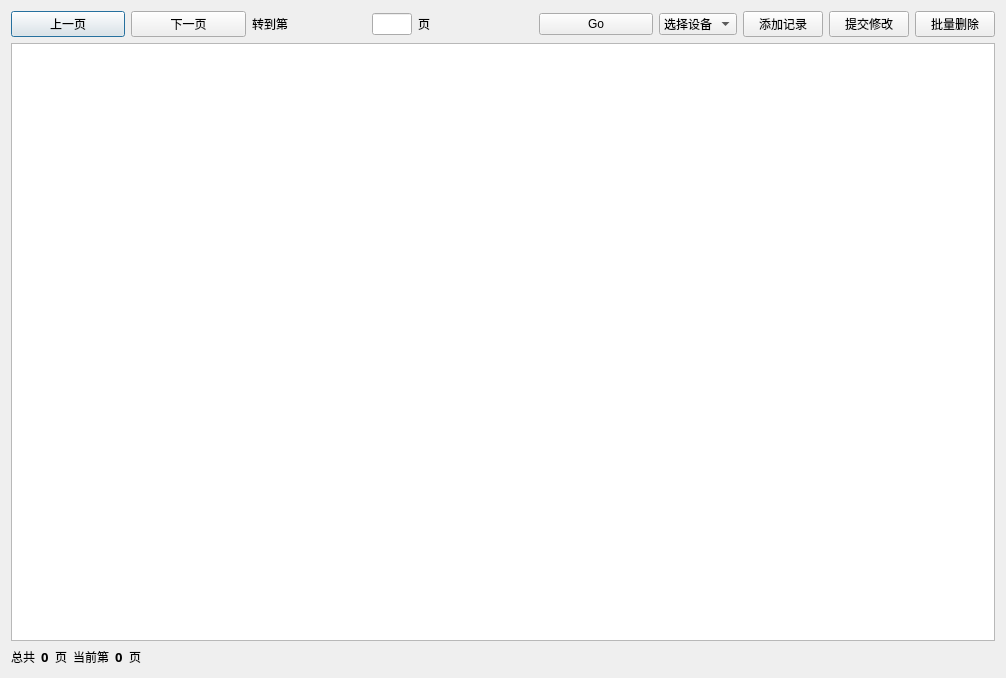
<?xml version="1.0" encoding="UTF-8"?>
<ui version="4.0">
 <class>manaMtDialog</class>
 <widget class="QDialog" name="manaMtDialog">
  <property name="geometry">
   <rect>
    <x>0</x>
    <y>0</y>
    <width>1006</width>
    <height>678</height>
   </rect>
  </property>
  <property name="windowTitle">
   <string>维修记录列表</string>
  </property>
  <layout class="QHBoxLayout" name="horizontalLayout_7">
   <item>
    <layout class="QVBoxLayout" name="verticalLayout">
     <item>
      <layout class="QHBoxLayout" name="horizontalLayout_3">
       <item>
        <layout class="QHBoxLayout" name="horizontalLayout">
         <item>
          <widget class="QPushButton" name="prevButton">
           <property name="text">
            <string>上一页</string>
           </property>
          </widget>
         </item>
         <item>
          <widget class="QPushButton" name="nextButton">
           <property name="text">
            <string>下一页</string>
           </property>
          </widget>
         </item>
         <item>
          <widget class="QLabel" name="switchPageLabel">
           <property name="text">
            <string>转到第</string>
           </property>
          </widget>
         </item>
         <item>
          <widget class="QLineEdit" name="switchPageLineEdit">
           <property name="minimumSize">
            <size>
             <width>40</width>
             <height>0</height>
            </size>
           </property>
           <property name="maximumSize">
            <size>
             <width>40</width>
             <height>16777215</height>
            </size>
           </property>
          </widget>
         </item>
         <item>
          <widget class="QLabel" name="pageLabel">
           <property name="text">
            <string>页</string>
           </property>
          </widget>
         </item>
         <item>
          <widget class="QPushButton" name="switchPageButton">
           <property name="text">
            <string>Go</string>
           </property>
          </widget>
         </item>
        </layout>
       </item>
       <item>
        <widget class="QComboBox" name="devComboBox">
         <item>
          <property name="text">
           <string>选择设备</string>
          </property>
         </item>
        </widget>
       </item>
       <item>
        <layout class="QHBoxLayout" name="horizontalLayout_2">
         <item>
          <widget class="QPushButton" name="addDataButton">
           <property name="text">
            <string>添加记录</string>
           </property>
          </widget>
         </item>
         <item>
          <widget class="QPushButton" name="updateButton">
           <property name="text">
            <string>提交修改</string>
           </property>
          </widget>
         </item>
         <item>
          <widget class="QPushButton" name="delBatchButton">
           <property name="text">
            <string>批量删除</string>
           </property>
          </widget>
         </item>
        </layout>
       </item>
      </layout>
     </item>
     <item>
      <widget class="QTableView" name="tableView"/>
     </item>
     <item>
      <layout class="QHBoxLayout" name="horizontalLayout_6">
       <item>
        <layout class="QHBoxLayout" name="horizontalLayout_4">
         <item>
          <widget class="QLabel" name="label_3">
           <property name="text">
            <string>总共</string>
           </property>
          </widget>
         </item>
         <item>
          <widget class="QLabel" name="totalPagesLabel">
           <property name="font">
            <font>
             <family>宋体</family>
             <pointsize>10</pointsize>
             <weight>75</weight>
             <bold>true</bold>
            </font>
           </property>
           <property name="text">
            <string>0</string>
           </property>
          </widget>
         </item>
         <item>
          <widget class="QLabel" name="pageLabel_2">
           <property name="text">
            <string>页</string>
           </property>
          </widget>
         </item>
        </layout>
       </item>
       <item>
        <layout class="QHBoxLayout" name="horizontalLayout_5">
         <item>
          <widget class="QLabel" name="label_6">
           <property name="text">
            <string>当前第</string>
           </property>
          </widget>
         </item>
         <item>
          <widget class="QLabel" name="currPageLabel">
           <property name="font">
            <font>
             <family>宋体</family>
             <pointsize>10</pointsize>
             <weight>75</weight>
             <bold>true</bold>
            </font>
           </property>
           <property name="text">
            <string>0</string>
           </property>
          </widget>
         </item>
         <item>
          <widget class="QLabel" name="pageLabel_3">
           <property name="text">
            <string>页</string>
           </property>
          </widget>
         </item>
        </layout>
       </item>
       <item>
        <spacer name="horizontalSpacer_2">
         <property name="orientation">
          <enum>Qt::Horizontal</enum>
         </property>
         <property name="sizeHint" stdset="0">
          <size>
           <width>618</width>
           <height>20</height>
          </size>
         </property>
        </spacer>
       </item>
      </layout>
     </item>
    </layout>
   </item>
  </layout>
 </widget>
 <resources/>
 <connections/>
</ui>
